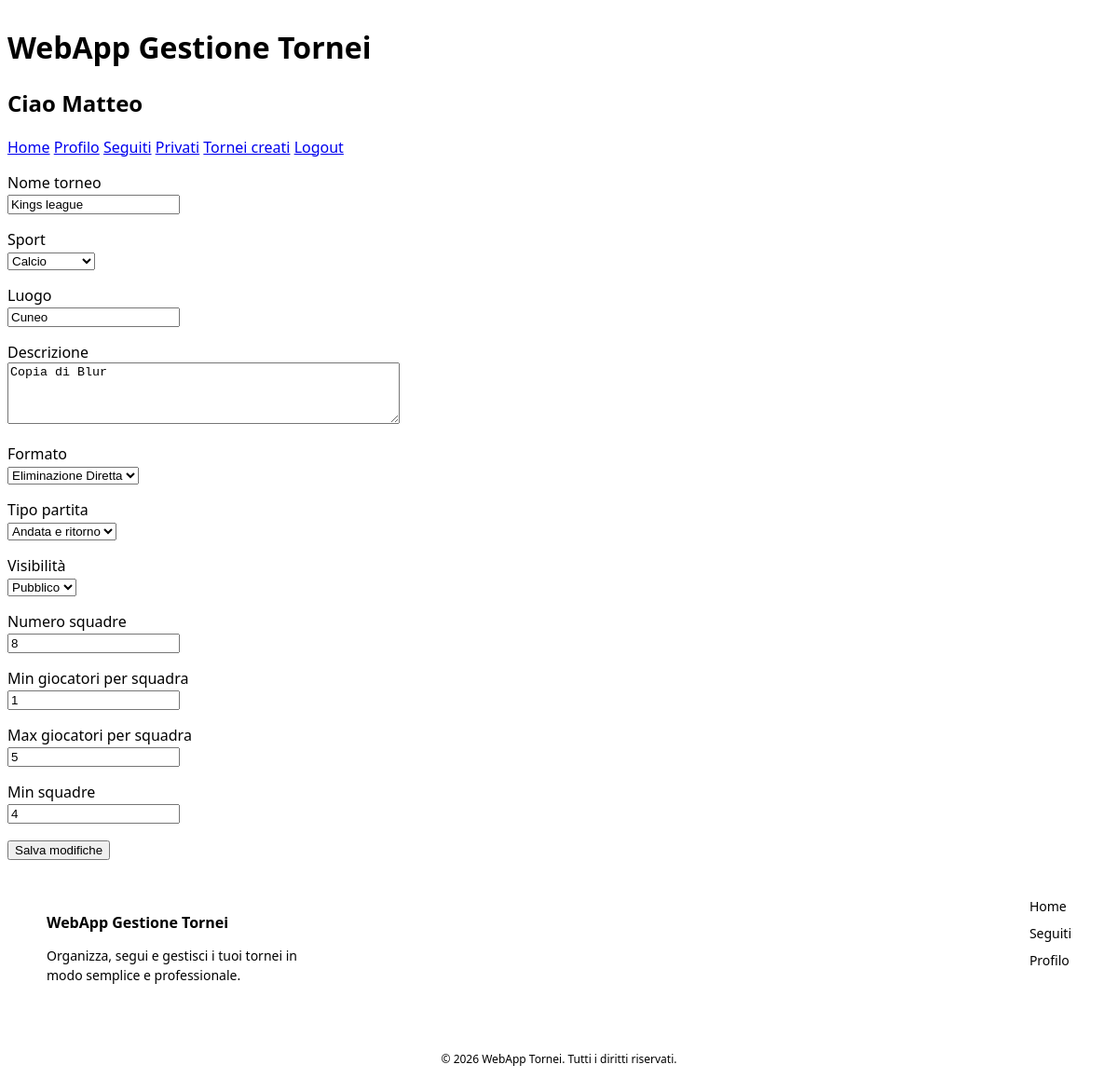
Screenshot of /senza_css/modifica_torneo.php?id=25 (signed in) with the database file from the repository.
### tables this page shows
CREATE TABLE `torneo` (
  `id` int(11) NOT NULL,
  `sport` varchar(255) NOT NULL,
  `nome` varchar(150) NOT NULL,
  `descrizione` varchar(255) DEFAULT NULL,
  `luogo` varchar(255) NOT NULL,
  `formato` enum('girone_unico','eliminazione_diretta','gironi_playoff') NOT NULL,
  `tipo_partita` enum('andata','andata_ritorno') NOT NULL,
  `visibilita` enum('pubblico','privato') NOT NULL DEFAULT 'pubblico',
  `numero_squadre` int(11) NOT NULL,
  `creato_da` int(11) NOT NULL,
  `stato` enum('aperto','in_corso','completato') NOT NULL DEFAULT 'aperto',
  `min_giocatori_per_squadra` int(11) NOT NULL,
  `max_giocatori_per_squadra` int(11) NOT NULL,
  `min_squadre` int(11) NOT NULL DEFAULT 2,
  `data_chiusura_iscrizioni` datetime NOT NULL,
  `codice_privato` varchar(8) DEFAULT NULL
);

### senza_css/modifica_torneo.php (the view, shortened to what this page needs)
<?php
include("conf/db_config.php");
$id = isset($_GET['id']) ? $_GET['id']: null;
$sql = "SELECT id, nome, descrizione, formato, tipo_partita, visibilita,
            numero_squadre, stato, min_giocatori_per_squadra,
            max_giocatori_per_squadra, min_squadre,
            data_chiusura_iscrizioni, codice_privato, sport, luogo
        FROM torneo
        WHERE id = ?";
$stmt = $conn->prepare($sql);
$stmt->bind_param("i", $id);
$stmt->execute();
$result = $stmt->get_result();
$torneo = $result->fetch_assoc();
?>
<form method="POST">
    <p>
        <label>Nome torneo</label><br>
        <input type="text" name="nome" value="<?= htmlspecialchars($torneo['nome']) ?>" required>
    </p>
    <p>
        <label>Sport</label><br>
        <select name="sport">
            <option value="calcio" <?= $torneo['sport']=="calcio" ? "selected" : "" ?>>Calcio</option>
        </select>
    </p>
    <p>
        <label>Luogo</label><br>
        <input type="text" name="luogo" value="<?= htmlspecialchars($torneo['luogo']) ?>" required>
    </p>
    <p>
        <label>Descrizione</label><br>
        <textarea name="descrizione" rows="4" cols="50"><?= htmlspecialchars($torneo['descrizione']) ?></textarea>
    </p>
    <p>
        <label>Formato</label><br>
        <select name="formato">
            <option value="eliminazione_diretta" <?= $torneo['formato']=="eliminazione_diretta" ? "selected" : "" ?>>Eliminazione Diretta</option>
        </select>
    </p>
    <p>
        <label>Tipo partita</label><br>
        <select name="tipo_partita">
            <option value="andata_ritorno" <?= $torneo['tipo_partita']=="andata_ritorno" ? "selected" : "" ?>>Andata e ritorno</option>
        </select>
    </p>
    <p>
        <label>Visibilità</label><br>
        <select name="visibilita">
            <option value="pubblico" <?= $torneo['visibilita']=="pubblico" ? "selected" : "" ?>>Pubblico</option>
        </select>
    </p>
    <p>
        <label>Numero squadre</label><br>
        <input type="number" name="numero_squadre" value="<?= $torneo['numero_squadre'] ?>">
    </p>
    <p>
        <label>Min giocatori per squadra</label><br>
        <input type="number" name="min_giocatori" value="<?= $torneo['min_giocatori_per_squadra'] ?>">
    </p>
    <p>
        <label>Max giocatori per squadra</label><br>
        <input type="number" name="max_giocatori" value="<?= $torneo['max_giocatori_per_squadra'] ?>">
    </p>
    <p>
        <label>Min squadre</label><br>
        <input type="number" name="min_squadre" value="<?= $torneo['min_squadre'] ?>">
    </p>
    <button type="submit" name="salva">Salva modifiche</button>
</form>
<?php require_once('templates/footer.php'); ?>

### senza_css/css/footer.css (style rules this page uses)
html, body { height: 100%; }
body { display: flex; flex-direction: column; min-height: 100vh; background: var(--bg); color: var(--text); font-family: system-ui, -apple-system, Segoe UI, Roboto, Arial, sans-serif; }

### rows the page displays
torneo: nome "Kings league", sport "Calcio", luogo "Cuneo", descrizione "Copia di Blur", formato "Eliminazione Diretta", tipo_partita "Andata e ritorno", visibilita "Pubblico", numero_squadre "8", min_giocatori "1", max_giocatori "5", min_squadre "4"

### other values shown
$_SESSION['nome_utente'] "Matteo"
